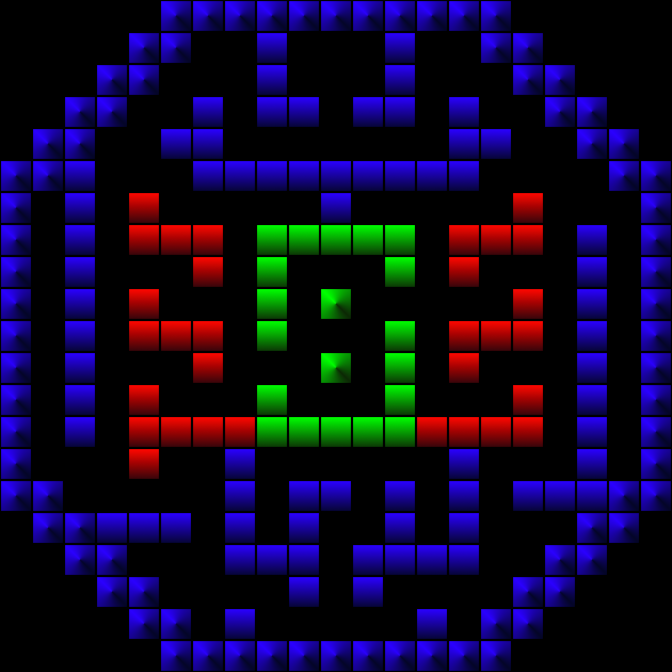

A 2D game scene composited from a Tiled map and its tileset images. What follows is a short description and the map's XML, with every tile layer's data as written:
An orthogonal 21x21 tile map with 32x32 px tiles, 1 tile layer (Tile Layer 1) and 7 objects (6x collision, collider).

<map version="1.10" tiledversion="1.11.0" orientation="orthogonal" renderorder="right-down" width="21" height="21" tilewidth="32" tileheight="32" infinite="0" nextlayerid="2" nextobjectid="1">
 <tileset firstgid="1" name="Tileset1" tilewidth="32" tileheight="32" tilecount="7" columns="0">
  <grid orientation="orthogonal" width="1" height="1" />
  <tile id="0">
   <image source="tiles/tile0.png" width="32" height="32" />
   <objectgroup draworder="index" id="2">
    <object id="1" name="collider" x="0" y="0" width="32" height="32" />
   </objectgroup>
  </tile>
  <tile id="1">
   <image source="tiles/tile1.png" width="32" height="32" />
   <objectgroup draworder="index" id="2">
    <object id="4" name="collision" x="0" y="0" width="32" height="32" />
   </objectgroup>
  </tile>
  <tile id="2">
   <image source="tiles/tile2.png" width="32" height="32" />
   <objectgroup draworder="index" id="2">
    <object id="1" name="collision" x="0" y="0" width="32" height="32" />
   </objectgroup>
  </tile>
  <tile id="3">
   <image source="tiles/tile3.png" width="32" height="32" />
   <objectgroup draworder="index" id="2">
    <object id="1" name="collision" x="0" y="0" width="32" height="32" />
   </objectgroup>
  </tile>
  <tile id="4">
   <image source="tiles/tile4.png" width="32" height="32" />
   <objectgroup draworder="index" id="2">
    <object id="3" name="collision" x="0" y="0" width="32" height="32" />
   </objectgroup>
  </tile>
  <tile id="5">
   <image source="tiles/tile5.png" width="32" height="32" />
   <objectgroup draworder="index" id="2">
    <object id="1" name="collision" x="0" y="0" width="32" height="32" />
   </objectgroup>
  </tile>
  <tile id="6">
   <image source="tiles/tile6.png" width="32" height="32" />
   <objectgroup draworder="index" id="2">
    <object id="2" name="collision" x="0" y="0" width="32" height="32" />
   </objectgroup>
  </tile>
 </tileset>
 <layer id="1" name="Tile Layer 1" width="21" height="21">
  <data encoding="csv">
0,0,0,0,0,2,2,2,2,2,2,2,2,2,2,2,0,0,0,0,0,
0,0,0,0,2,2,0,0,3,0,0,0,3,0,0,2,2,0,0,0,0,
0,0,0,2,2,0,0,0,3,0,0,0,3,0,0,0,2,2,0,0,0,
0,0,2,2,0,0,3,0,3,3,0,3,3,0,3,0,0,2,2,0,0,
0,2,2,0,0,3,3,0,0,0,0,0,0,0,3,3,0,0,2,2,0,
2,2,3,0,0,0,3,3,3,3,3,3,3,3,3,0,0,0,0,2,2,
2,0,3,0,5,0,0,0,0,0,3,0,0,0,0,0,5,0,0,0,2,
2,0,3,0,5,5,5,0,7,7,7,7,7,0,5,5,5,0,3,0,2,
2,0,3,0,0,0,5,0,7,0,0,0,7,0,5,0,0,0,3,0,2,
2,0,3,0,5,0,0,0,7,0,6,0,0,0,0,0,5,0,3,0,2,
2,0,3,0,5,5,5,0,7,0,0,0,7,0,5,5,5,0,3,0,2,
2,0,3,0,0,0,5,0,0,0,6,0,7,0,5,0,0,0,3,0,2,
2,0,3,0,5,0,0,0,7,0,0,0,7,0,0,0,5,0,3,0,2,
2,0,3,0,5,5,5,5,7,7,7,7,7,5,5,5,5,0,3,0,2,
2,0,0,0,5,0,0,3,0,0,0,0,0,0,3,0,0,0,3,0,2,
2,2,0,0,0,0,0,3,0,3,3,0,3,0,3,0,3,3,3,2,2,
0,2,2,3,3,3,0,3,0,3,0,0,3,0,3,0,0,0,2,2,0,
0,0,2,2,0,0,0,3,3,3,0,3,3,3,3,0,0,2,2,0,0,
0,0,0,2,2,0,0,0,0,3,0,3,0,0,0,0,2,2,0,0,0,
0,0,0,0,2,2,0,3,0,0,0,0,0,3,0,2,2,0,0,0,0,
0,0,0,0,0,2,2,2,2,2,2,2,2,2,2,2,0,0,0,0,0
</data>
 </layer>
</map>
